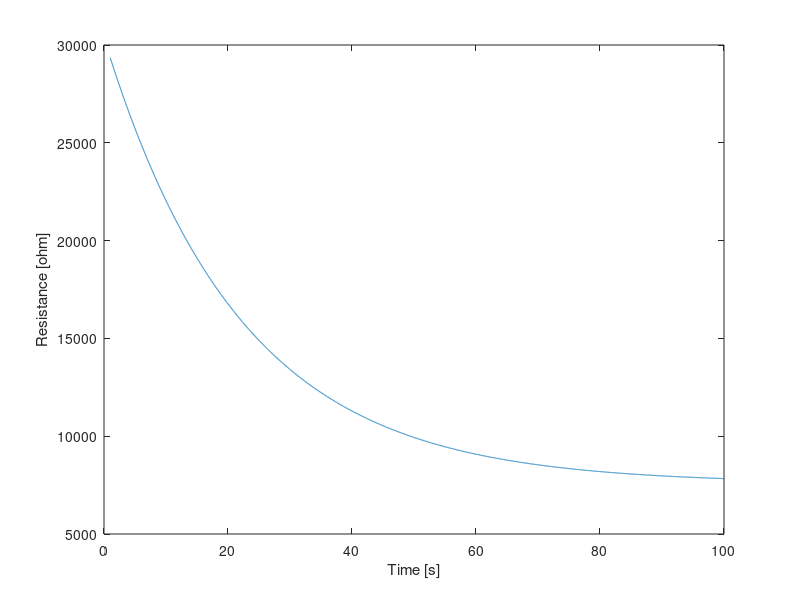
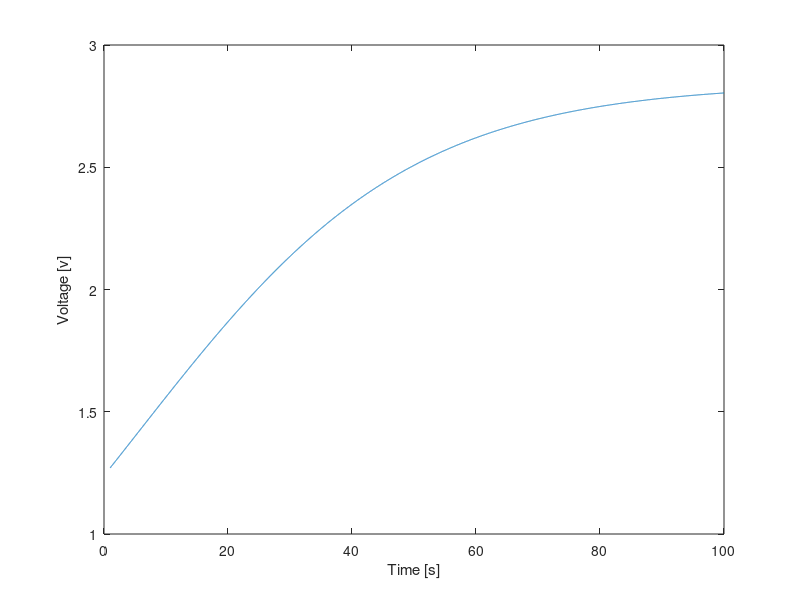

Recreate these plots in MATLAB, in order.
%% Industrial Monitoring Project
% Main script
% Problem Solutions start further down

clear;
clc;
close all;

%% ================================================================
% Load and display the industrial environment
% ================================================================

%env = factoryEnvironment();

% robot from 2,2 to 38,18
% collision radius is 0.4 m
% speed up to 1 m/s

% q_critical_battery = 0.6
% q(t) = q(0)*e^(λ*t)
%   q(0)=1, fully charged at t=0
% q(t) = e^(-1.7*10^-3*t)
% 0.6 = e^(-1.7*10^-3*t)
% log(0.6) = -1.7*10^-3*t

% [seconds]
t_before_critical = -10^3/1.7*log(0.6)

function [value] = ramp(t)
    % matrix-compatible implementation
    value = max(0, t);

    % simple implementation
    % if t>=0
    %     value = t;
    % else
    %     value = 0;
    % end
end

% linear interpolation, from `a` to `b`, where `t ∈ [0,1]` indicates the percentage from `a` towards `b`
% function [value] = lerp(a,b,t)
%     value = a + (b-a)*t
% end

function [x,y] = position(t)
    % <60 second response time to 90%, according to SGAS707 datasheet
    % 4 stops for measurement
    % time for travel is about 52.84 seconds, leaving
    % a little over 247/4 seconds for each sensing period
    % [seconds]
    t_sensing_once = 60;

    % workflow
    % measure
    % 2,2 to 8,15
    % measure
    % 8,15 to 12,10
    % 12,10 to 20,5
    % measure
    % 20,5 to 30,15
    % 30,15 to 38,18
    % measure

    locations = [
        2,  2;
        8,  15;
        12, 10;
        20, 5;
        30, 15;
        38, 18
    ];

    % t_travel is time between each location
    % if moving in a straight line at 1 [m/s]
    t_travel = [];
    for i = 2:size(locations,1)
        vector = (locations(i,1:2) - locations(i-1,1:2));
        dist = sqrt(vector(1)^2 + vector(2)^2);
        t_seconds = dist / 1; % t = d / 1 [m/s]
        t_travel = [t_travel, t_seconds];
    end

    % round up t_travel for nice numbers
    % make sure to round UP so that speed
    % is no more than 1 [m/s]
    % t_travel = 14.3178, 6.4031, 9.4340, 14.142, 8.5440
    t_travel_rounded = [14.32, 6.41, 9.44, 14.15, 8.55]
    for i=1:size(t_travel_rounded,2)
        if t_travel_rounded(i) < t_travel(i)
            disp("ERROR: SPEED TOO FAST")
        end
    end


    % 2,8,12,20,30,38
    % x(t) = 2 + (8-2)*r((t-60)/14.32) - (8-2)*r((t-60)/14.32-1)
    fprintf("\nx(t) = 2 +\n");
    elapsed_time = t_sensing_once; % starting time; start moving after sensing once
    x = zeros(size(t)) + 2; % starting position
    for i = 2:size(locations,1)
        location_diff = locations(i,1)-locations(i-1,1);
        % ramp up to `distance` units at a speed of distance/length_of_travel [m/s] before stopping:
        %    distance * min(1, ramp((t-t0)/length_of_travel))
        x = x + location_diff*min(1,ramp((t-elapsed_time)/t_travel_rounded(i-1)));
        if i == size(locations,1)
            fprintf("    %.2f*r((t-%.2f)/%.2f)  -  %.2f*r((t-%.2f)/%.2f-1)\n", location_diff, elapsed_time, t_travel_rounded(i-1), location_diff, elapsed_time, t_travel_rounded(i-1));
        else
            fprintf("    %.2f*r((t-%.2f)/%.2f)  -  %.2f*r((t-%.2f)/%.2f-1) +\n", location_diff, elapsed_time, t_travel_rounded(i-1), location_diff, elapsed_time, t_travel_rounded(i-1));
            elapsed_time = elapsed_time + t_travel_rounded(i-1);
            % there are sensing stops after reaching (8,15) and (20,5), i=2,4
            if i==2 || i==4
                elapsed_time = elapsed_time + t_sensing_once;
            end
        end
    end

    fprintf("\ny(t) = 2 +\n");
    elapsed_time = t_sensing_once; % starting time; start moving after sensing once
    y = zeros(size(t)) + 2; % starting position
    for i = 2:size(locations,1)
        location_diff = locations(i,2)-locations(i-1,2);
        % ramp up to `distance` units at a speed of distance/length_of_travel [m/s] before stopping:
        %    distance * min(1, ramp((t-t0)/length_of_travel))
        y = y + location_diff*min(1,ramp((t-elapsed_time)/t_travel_rounded(i-1)));
        if i == size(locations,1)
            fprintf("    %.2f*r((t-%.2f)/%.2f)  -  %.2f*r((t-%.2f)/%.2f-1)\n", location_diff, elapsed_time, t_travel_rounded(i-1), location_diff, elapsed_time, t_travel_rounded(i-1));
        else
            fprintf("    %.2f*r((t-%.2f)/%.2f)  -  %.2f*r((t-%.2f)/%.2f-1) +\n", location_diff, elapsed_time, t_travel_rounded(i-1), location_diff, elapsed_time, t_travel_rounded(i-1));
            elapsed_time = elapsed_time + t_travel_rounded(i-1);
            % there are sensing stops after reaching (8,15) and (20,5), i=2,4
            if i==2 || i==4
                elapsed_time = elapsed_time + t_sensing_once;
            end
        end
    end


    % t_travel_total = sum(t_travel_rounded)
    % t_sensing_once
    % t_mission = sum(t_travel_rounded) + t_sensing_once*4
    % q_after_mission = e^(-1.7*10^-3*t_mission)
end

t = 0:0.01:300;
[x,y] = position(t);

% whether to plot [factory, x(t), y(t), |v(t)|]
plots = [0 0 0 0]

if plots(1) ~= 0
    env = factoryEnvironment();

    plot(x, y, '.')
    theta = linspace(0,2*pi,10);
    radius = 0.4;
    for k = 1:floor(size(t,2)/4)
        xc = x(k*4);
        yc = y(k*4);
        xCircle = xc + radius*cos(theta);
        yCircle = yc + radius*sin(theta);
        fill(xCircle, yCircle, [0.70 0.70 0.70], 'EdgeColor','r', 'LineWidth',1.5);
    end


    circles = [
        2,2;
        8,15;
        20,5;
        38,18;
    ];
    theta = linspace(0,2*pi,10);
    radius = 0.1;
    for k = 1:size(circles,1)
        xc = circles(k,1);
        yc = circles(k,2);
        xCircle = xc + radius*cos(theta);
        yCircle = yc + radius*sin(theta);
        fill(xCircle, yCircle, [0.70 0.70 0.70], 'EdgeColor','g', 'LineWidth',1.5);
    end
end

if plots(2) ~= 0
    figure
    plot(t, x)
    title("x-axis position over time")
    xlabel("t [s]")
    ylabel("x [m]")
end

if plots(3) ~= 0
    figure
    plot(t, y)
    title("y-axis position over time")
    xlabel("t [s]")
    ylabel("y [m]")
end


if plots(4) ~= 0
    x_speed = (x(2:end) - x(1:end-1))/0.01;
    y_speed = (y(2:end) - y(1:end-1))/0.01;
    v = sqrt(x_speed.^2 + y_speed.^2);
    figure
    hold on
    plot(t(1:end-1),v)
    plot([0,300], [1,1])
    xlabel("t [s]")
    ylabel("v [m/s]")
end



% PROBLEM 1 FINAL VALUES
% x(t) = 2 +
%     6.00*r((t-60.00)/14.32)  -  6.00*r((t-60.00)/14.32-1) +
%     4.00*r((t-134.32)/6.41)  -  4.00*r((t-134.32)/6.41-1) +
%     8.00*r((t-140.73)/9.44)  -  8.00*r((t-140.73)/9.44-1) +
%     10.00*r((t-210.17)/14.15)  -  10.00*r((t-210.17)/14.15-1) +
%     8.00*r((t-224.32)/8.55)  -  8.00*r((t-224.32)/8.55-1)
%
% y(t) = 2 +
%     13.00*r((t-60.00)/14.32)  -  13.00*r((t-60.00)/14.32-1) +
%     -5.00*r((t-134.32)/6.41)  -  -5.00*r((t-134.32)/6.41-1) +
%     -5.00*r((t-140.73)/9.44)  -  -5.00*r((t-140.73)/9.44-1) +
%     10.00*r((t-210.17)/14.15)  -  10.00*r((t-210.17)/14.15-1) +
%     3.00*r((t-224.32)/8.55)  -  3.00*r((t-224.32)/8.55-1)

% measurement coordinates at (2,2), (8,15), (20,5), (38,18)
% t_travel_total = 52.870
% t_sensing_once = 60
% t_mission = 292.87
% q_after_mission = 0.6078









% PROBLEM 2.
% R_inf = A*C^(-alpha)
% alpha = 0.602
% A = 8.0*10^4
% R_inf = 8.0*10^4*C^(-0.602)

C = 1:0.1:100;
R_inf = 8.0*10^4*C.^(-0.602);

% whether to plot [linear, logarithmic]
plots_2 = [0 0]

if plots_2(1) ~= 0
    figure
    plot(C,R_inf)
    xlabel("C [ppm]")
    ylabel("R_{∞} [Ω]")
end
if plots_2(2) ~= 0
    figure
    loglog(C,R_inf)
    xlabel("C [ppm]")
    ylabel("R_{∞} [Ω]")
end


% 2.iii DISCUSSION
% The sensitivity is lower with high VOC concentrations
% compared to low VOC concentrations; when C changes
% from 1 to 20, R_inf drops by a factor of about 6.07
% i.e., it drops by about 66821 [Ω]
% and when C changes from 81 to 100, R_inf drops by
% a factor of about 1.13 (a drop of about 676.44 [Ω])







% Problem 3
% Eq 1. Vout(T) = Vc * RL / (Rs(t)) + RL)
% Eq 2. Rs = Rinf(c). We assume we have reached a steady state solution
% Knowns Vc = 5, Rl = 10,000 Ohms

% 3.i Expression derived in writeup
Vc = 5;
Rl = 10000;
Vout = Vc * Rl ./ (R_inf + Rl);

% 3.ii
plots_3 = [0]

if plots_3(1) ~= 0
    figure
    plot(C,Vout);
    xlabel("C [ppm]");
    ylabel("Vout [V]");
end

% 3.iii Discussion
    %The transformation from the VOC concentration to output voltage is
    %not linear. As the concentration increases the VOut detection
    %increases logarythmically. 

% 3.iv Expression derived in the writeup
    %  Rs(t) = -10000 + 50000 / Vout(T)

% 3.v Expression derived in the writeup
    % C(t) = ( ( 80000 * Vout(t) ) / (-10000 * Vout(t) + 50000))^(1/0.602)









% Problem 4

% tau * r'(t) + r(t) = r_inf
% All initial conditions assumed 0 for initial steps
tau = 22;
plots_4 = [0, 0, 1, 1];

% 4.i derived in writeup
    % System is time invarient, causual, stable, and linear
    
%4.ii Unit Step Response, Equation Derived in Writeup
t = 1:0.01:100;
R_Step = 1 - exp(-t/22);

if plots_4(1) ~= 0
    figure;
    plot(t, R_Step);
    xlabel("Time [s]");
    ylabel("Resistance [ohm]");
end

%4.iii Impulse Response, Equation Derived in Writeup
R_Impulse = exp(-t/22) / 22

if plots_4(2) ~= 0
    figure;
    plot(t, R_Impulse);
    xlabel("Time [s]");
    ylabel("Resistance [ohm]");
end

%4.iv discusion in writeup, checked and their the same

%4.v derivation and discussion in writeup
rs_t90 = -22 * log(1/10)

%4.vi, rinf at a steady state solution for c = 5, 50
rinf_1_vi = 8.0*10^4 * 5^(-0.602)
rinf_2_vi = 8.0*10^4 * 50^(-0.602)

%RS Derived in writeup
rs_actual = 7591.2 + exp(-t/22) * 22769.8

if plots_4(3) ~= 0
    figure;
    plot(t, rs_actual);
    xlabel("Time [s]");
    ylabel("Resistance [ohm]");
end

%Vout derived in writeup
vout_realistic = 5 * 10^4 ./ ((rs_actual) + 10^4)

if plots_4(4) ~= 0
    figure;
    plot(t, vout_realistic);
    xlabel("Time [s]");
    ylabel("Voltage [v]");
end
